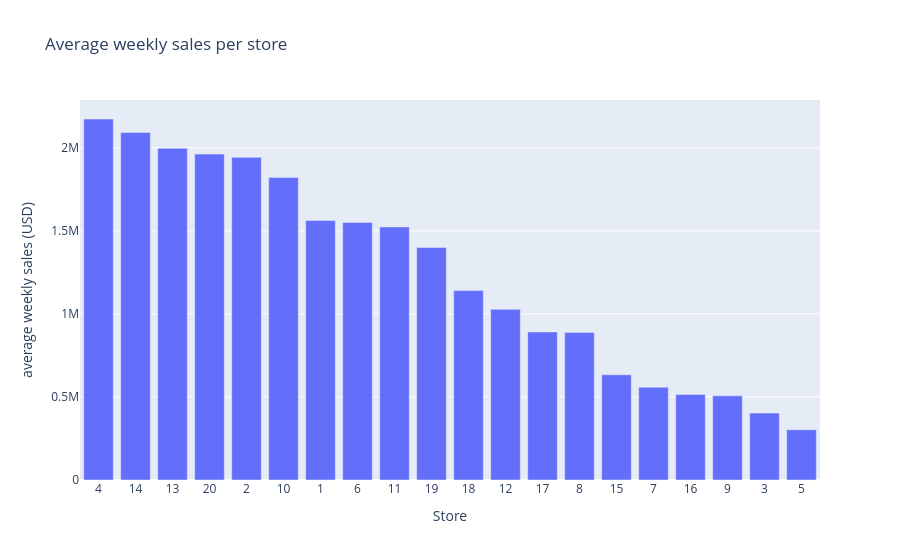

This figure's notebook cell:
### Markdown cell above
This chart compares the average weekly sales of each store, to check whether the store matters. It goes from about 302,500 USD for store 5 to 2.17 million USD for store 4, a factor of about 7. Each average rests on only 3 to 12 weeks, so these are rough levels.

### Code cell
store_sales = df.groupby('Store')['Weekly_Sales'].agg(['mean', 'count']).reset_index().sort_values('mean', ascending=False)
fig = px.bar(store_sales, x=store_sales['Store'].astype(int).astype(str), y='mean', hover_data=['count'],
             labels={'x': 'Store', 'mean': 'average weekly sales (USD)'}, title='Average weekly sales per store')
fig.show()

### Figure 1 — Plotly figure (JSON) as saved in the notebook; plotly's stock layout.template omitted (floating-point values rounded to 4 significant figures)
{"data": [{"customdata": [[6], [9], [9], [5], [8], [5], [9], [6], [3], [8], [10], [5], [7], [6], [4], [8], [4], [4], [12], [8]], "hovertemplate": "Store=%{x}<br>average weekly sales (USD)=%{y}<br>count=%{customdata[0]}<extra></extra>", "legendgroup": "", "marker": {"color": "#636efa", "pattern": {"shape": ""}}, "name": "", "orientation": "v", "showlegend": false, "textposition": "auto", "type": "bar", "x": ["4", "14", "13", "20", "2", "10", "1", "6", "11", "19", "18", "12", "17", "8", "15", "7", "16", "9", "3", "5"], "xaxis": "x", "y": [2174000.0, 2093000.0, 1997000.0, 1962000.0, 1943000.0, 1822000.0, 1563000.0, 1551000.0, 1524000.0, 1401000.0, 1140000.0, 1028000.0, 891600.0, 888800.0, 633600.0, 559100.0, 515300.0, 506900.0, 403100.0, 302500.0], "yaxis": "y"}], "layout": {"barmode": "relative", "legend": {"tracegroupgap": 0}, "title": {"text": "Average weekly sales per store"}, "xaxis": {"anchor": "y", "domain": [0.0, 1.0], "title": {"text": "Store"}}, "yaxis": {"anchor": "x", "domain": [0.0, 1.0], "title": {"text": "average weekly sales (USD)"}}}}
